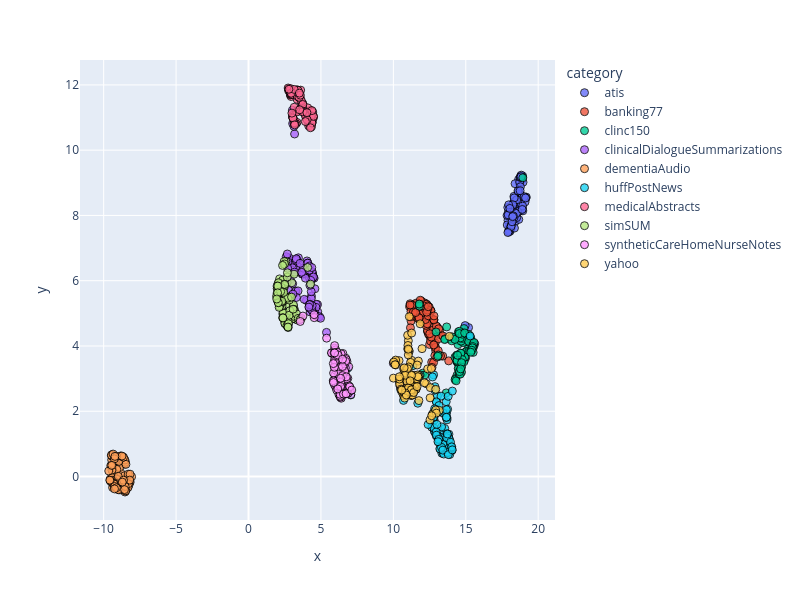

The code cell stored with this chart in its notebook:
### Code cell
dimensionality_reduction_plots(file_paths="./outputsTest/*/mean_model_zero_shot_classification.csv")

### Figure 1 — Plotly figure (JSON) as saved in the notebook; plotly's stock layout.template omitted (floating-point values rounded to 4 significant figures)
{"data": [{"customdata": [["atis_199"], ["atis_12"], ["atis_115"], ["atis_276"], ["atis_188"], ["atis_137"], ["atis_177"], ["atis_106"], ["atis_100"], ["atis_267"], ["atis_112"], ["atis_126"], ["atis_120"], ["atis_239"], ["atis_101"], ["atis_153"], ["atis_13"], ["atis_101"], ["atis_136"], ["atis_212"], ["atis_230"], ["atis_112"], ["atis_122"], ["atis_156"], ["atis_232"], ["atis_3"], ["atis_171"], ["atis_187"], ["atis_151"], ["atis_10"], ["atis_154"], ["atis_425"], ["atis_185"], ["atis_25"], ["atis_148"], ["atis_134"], ["atis_188"], ["atis_193"], ["atis_129"], ["atis_109"], ["atis_180"], ["atis_275"], ["atis_124"], ["atis_10"], ["atis_210"], ["atis_118"], ["atis_206"], ["atis_138"], ["atis_15"], ["atis_227"], ["atis_13"], ["atis_218"], ["atis_20"], ["atis_150"], ["atis_110"], ["atis_164"], ["atis_116"], ["atis_152"], ["atis_132"], ["atis_144"], ["atis_128"], ["atis_117"], ["atis_217"], ["atis_17"], ["atis_168"], ["atis_15"], ["atis_10"], ["atis_100"], ["atis_130"], ["atis_111"], ["atis_150"], ["atis_544"], ["atis_145"], ["atis_108"], ["atis_270"], ["atis_209"], ["atis_118"], ["atis_117"], ["atis_304"], ["atis_128"], ["atis_101"], ["atis_210"], ["atis_204"], ["atis_157"], ["atis_11"], ["atis_268"], ["atis_116"], ["atis_148"], ["atis_112"], ["atis_198"], ["atis_125"], ["atis_0"], ["atis_128"], ["atis_129"], ["atis_199"], ["atis_105"], ["atis_257"], ["atis_108"], ["atis_153"], ["atis_11"]], "hovertemplate": "category=atis<br>x=%{x}<br>y=%{y}<br>doc_id=%{customdata[0]}<extra></extra>", "legendgroup": "atis", "marker": {"color": "#636efa", "line": {"color": "black", "width": 1}, "opacity": 0.8, "size": 8, "symbol": "circle"}, "mode": "markers", "name": "atis", "orientation": "v", "showlegend": true, "type": "scatter", "x": [19.17, 17.94, 18.05, 18.79, 18.84, 18.24, 18.72, 18.25, 18.42, 18.02, 19.15, 18.74, 18.65, 18.0, 18.72, 18.89, 18.78, 18.88, 18.52, 18.65, 17.92, 18.94, 18.85, 17.87, 18.47, 15.62, 18.89, 18.14, 18.9, 18.7, 18.32, 18.63, 18.74, 18.64, 18.13, 18.8, 18.81, 17.94, 18.41, 18.54, 18.44, 18.4, 18.89, 18.74, 18.03, 18.88, 18.33, 18.82, 18.3, 15.19, 18.11, 18.93, 18.86, 18.09, 18.66, 18.79, 18.95, 18.72, 18.62, 14.96, 18.36, 18.77, 18.62, 18.78, 18.15, 19.09, 19.03, 18.77, 18.92, 17.95, 18.13, 18.07, 18.85, 17.91, 18.36, 18.51, 18.34, 18.51, 17.85, 18.6, 18.34, 18.58, 18.34, 19.13, 18.83, 18.09, 18.33, 18.49, 18.9, 17.9, 18.75, 18.78, 18.2, 17.93, 18.25, 17.96, 18.28, 18.04, 18.24, 18.82], "xaxis": "x", "y": [8.562, 7.995, 7.511, 9.207, 8.282, 8.346, 8.661, 8.071, 8.433, 7.685, 8.531, 8.137, 8.728, 7.57, 9.051, 8.488, 8.618, 9.169, 8.046, 9.103, 7.848, 8.141, 8.249, 7.709, 8.227, 4.067, 9.099, 7.998, 8.212, 8.984, 7.895, 8.719, 8.475, 8.48, 7.597, 9.151, 8.464, 8.108, 7.817, 8.488, 8.259, 8.973, 8.582, 8.28, 7.538, 8.548, 8.585, 9.188, 8.39, 4.564, 7.664, 9.206, 9.192, 8.009, 7.878, 8.465, 9.018, 9.025, 8.364, 4.624, 7.613, 8.879, 8.409, 8.369, 7.707, 8.414, 8.574, 9.174, 8.286, 7.503, 7.658, 8.066, 9.178, 7.476, 8.426, 8.478, 8.537, 7.933, 7.999, 8.752, 8.11, 8.114, 8.089, 8.536, 9.234, 8.191, 7.939, 8.06, 8.182, 8.246, 8.757, 9.165, 7.807, 8.018, 8.327, 8.324, 7.987, 8.214, 7.963, 9.186], "yaxis": "y"}, {"customdata": [["atis_303"], ["atis_171"], ["atis_196"], ["atis_294"], ["atis_199"], ["atis_146"], ["atis_243"], ["atis_116"], ["atis_119"], ["atis_297"], ["atis_275"], ["atis_159"], ["atis_299"], ["atis_245"], ["atis_146"], ["atis_194"], ["atis_143"], ["atis_170"], ["atis_15"], ["atis_283"], ["atis_234"], ["atis_220"], ["atis_222"], ["atis_211"], ["atis_410"], ["atis_343"], ["atis_196"], ["atis_252"], ["atis_166"], ["atis_271"], ["atis_223"], ["atis_475"], ["atis_216"], ["atis_289"], ["atis_15"], ["atis_15"], ["atis_239"], ["atis_372"], ["atis_185"], ["atis_22"], ["atis_236"], ["atis_276"], ["atis_130"], ["atis_133"], ["atis_249"], ["atis_155"], ["atis_249"], ["atis_176"], ["atis_249"], ["atis_257"], ["atis_168"], ["atis_290"], ["atis_27"], ["atis_200"], ["atis_215"], ["atis_18"], ["atis_146"], ["atis_158"], ["atis_151"], ["atis_189"], ["atis_225"], ["atis_233"], ["atis_255"], ["atis_239"], ["atis_221"], ["atis_161"], ["atis_126"], ["atis_148"], ["atis_154"], ["atis_118"], ["atis_297"], ["atis_586"], ["atis_195"], ["atis_128"], ["atis_303"], ["atis_305"], ["atis_283"], ["atis_169"], ["atis_314"], ["atis_196"], ["atis_246"], ["atis_259"], ["atis_271"], ["atis_182"], ["atis_380"], ["atis_330"], ["atis_173"], ["atis_383"], ["atis_359"], ["atis_334"], ["atis_136"], ["atis_134"], ["atis_158"], ["atis_144"], ["atis_216"], ["atis_208"], ["atis_271"], ["atis_166"], ["atis_211"], ["atis_24"]], "hovertemplate": "category=banking77<br>x=%{x}<br>y=%{y}<br>doc_id=%{customdata[0]}<extra></extra>", "legendgroup": "banking77", "marker": {"color": "#EF553B", "line": {"color": "black", "width": 1}, "opacity": 0.8, "size": 8, "symbol": "circle"}, "mode": "markers", "name": "banking77", "orientation": "v", "showlegend": true, "type": "scatter", "x": [11.27, 12.49, 12.55, 11.83, 12.66, 11.76, 12.42, 12.5, 11.45, 11.21, 11.22, 12.35, 11.53, 11.3, 12.47, 12.35, 12.39, 12.56, 12.6, 12.78, 11.12, 12.14, 11.61, 11.22, 13.01, 11.51, 13.41, 12.04, 12.6, 12.53, 12.87, 11.43, 12.57, 12.28, 11.92, 12.89, 11.18, 11.21, 12.91, 13.93, 12.21, 12.43, 11.58, 11.47, 11.16, 12.09, 12.48, 12.8, 12.63, 12.04, 13.28, 12.91, 12.37, 12.31, 12.86, 11.96, 12.59, 12.65, 12.78, 12.08, 13.82, 11.51, 12.67, 12.78, 12.75, 14.52, 11.53, 11.7, 13.2, 13.12, 12.96, 12.79, 11.95, 12.26, 12.34, 12.22, 11.29, 11.59, 12.21, 11.79, 13.1, 12.41, 12.35, 11.77, 11.84, 13.01, 13.26, 13.41, 12.14, 12.8, 11.86, 11.38, 11.83, 11.15, 12.51, 12.3, 11.54, 13.13, 12.79, 12.41], "xaxis": "x", "y": [5.179, 5.101, 4.899, 5.247, 4.205, 5.051, 4.405, 4.046, 5.102, 5.223, 4.765, 5.251, 4.993, 5.253, 4.351, 4.46, 5.103, 4.248, 4.796, 4.285, 5.202, 5.322, 4.871, 5.056, 4.589, 5.148, 3.689, 5.103, 5.083, 4.588, 3.993, 5.265, 4.15, 5.286, 5.378, 4.092, 4.557, 4.895, 3.873, 4.228, 4.762, 4.361, 5.315, 5.216, 5.294, 4.94, 5.193, 4.798, 4.271, 5.023, 4.332, 3.954, 4.464, 4.675, 3.705, 4.741, 5.079, 3.504, 3.494, 5.185, 3.543, 5.054, 3.343, 4.805, 4.487, 3.314, 5.073, 4.838, 4.479, 4.224, 4.614, 4.801, 5.279, 4.63, 4.681, 4.81, 5.251, 4.969, 5.274, 4.845, 3.855, 4.926, 5.105, 4.866, 5.22, 3.656, 3.693, 4.31, 5.221, 4.921, 5.403, 5.038, 5.278, 5.253, 4.376, 5.038, 5.024, 4.526, 4.031, 5.204], "yaxis": "y"}, {"customdata": [["atis_356"], ["atis_200"], ["atis_317"], ["atis_361"], ["atis_220"], ["atis_246"], ["atis_305"], ["atis_122"], ["atis_220"], ["atis_520"], ["atis_297"], ["atis_181"], ["atis_309"], ["atis_378"], ["atis_247"], ["atis_234"], ["atis_189"], ["atis_226"], ["atis_156"], ["atis_34"], ["atis_253"], ["atis_299"], ["atis_290"], ["atis_252"], ["atis_418"], ["atis_360"], ["atis_256"], ["atis_320"], ["atis_315"], ["atis_28"], ["atis_249"], ["atis_559"], ["atis_251"], ["atis_297"], ["atis_305"], ["atis_20"], ["atis_426"], ["atis_376"], ["atis_233"], ["atis_220"], ["atis_256"], ["atis_279"], ["atis_164"], ["atis_298"], ["atis_270"], ["atis_185"], ["atis_251"], ["atis_280"], ["atis_368"], ["atis_265"], ["atis_201"], ["atis_436"], ["atis_337"], ["atis_273"], ["atis_394"], ["atis_220"], ["atis_32"], ["atis_18"], ["atis_242"], ["atis_229"], ["atis_292"], ["atis_261"], ["atis_317"], ["atis_274"], ["atis_277"], ["atis_207"], ["atis_141"], ["atis_268"], ["atis_165"], ["atis_191"], ["atis_318"], ["atis_642"], ["atis_369"], ["atis_155"], ["atis_347"], ["atis_344"], ["atis_487"], ["atis_174"], ["atis_321"], ["atis_230"], ["atis_274"], ["atis_372"], ["atis_282"], ["atis_2"], ["atis_405"], ["atis_349"], ["atis_209"], ["atis_395"], ["atis_389"], ["atis_389"], ["atis_258"], ["atis_200"], ["atis_197"], ["atis_239"], ["atis_230"], ["atis_240"], ["atis_325"], ["atis_223"], ["atis_286"], ["atis_259"]], "hovertemplate": "category=clinc150<br>x=%{x}<br>y=%{y}<br>doc_id=%{customdata[0]}<extra></extra>", "legendgroup": "clinc150", "marker": {"color": "#00cc96", "line": {"color": "black", "width": 1}, "opacity": 0.8, "size": 8, "symbol": "circle"}, "mode": "markers", "name": "clinc150", "orientation": "v", "showlegend": true, "type": "scatter", "x": [14.5, 15.42, 13.65, 14.53, 15.4, 14.3, 14.25, 14.39, 18.94, 14.99, 14.43, 14.48, 15.2, 15.33, 12.03, 14.46, 14.29, 14.47, 15.1, 14.5, 14.26, 15.52, 14.88, 15.3, 14.37, 15.2, 14.6, 14.86, 15.22, 14.89, 15.24, 14.57, 14.86, 14.88, 14.82, 14.56, 15.07, 15.16, 14.29, 14.71, 14.33, 15.01, 14.7, 14.63, 14.65, 14.49, 14.38, 14.68, 14.71, 15.25, 13.57, 14.41, 15.54, 11.81, 14.68, 12.16, 15.49, 14.75, 14.77, 14.62, 11.78, 15.49, 14.55, 15.24, 13.68, 15.2, 14.48, 13.54, 15.51, 14.57, 15.57, 15.35, 14.63, 14.03, 15.47, 14.54, 14.9, 14.05, 14.25, 14.38, 14.94, 15.46, 15.51, 14.64, 15.41, 14.66, 12.95, 14.76, 15.34, 14.4, 14.62, 14.55, 13.11, 14.76, 14.92, 14.57, 14.44, 14.71, 13.07, 14.65], "xaxis": "x", "y": [4.188, 4.139, 2.561, 3.234, 4.011, 4.209, 3.655, 3.102, 9.154, 3.639, 3.487, 4.169, 4.271, 4.259, 3.168, 4.043, 2.999, 3.686, 4.346, 3.462, 2.967, 4.079, 4.534, 4.267, 3.674, 4.355, 3.728, 4.133, 4.229, 3.565, 3.836, 3.238, 4.252, 3.517, 4.102, 3.174, 3.833, 3.908, 4.261, 3.199, 2.933, 3.827, 4.411, 3.403, 3.331, 4.431, 3.72, 3.539, 3.355, 4.271, 4.219, 3.528, 3.978, 5.218, 4.148, 3.108, 3.974, 4.295, 4.232, 4.245, 5.286, 4.087, 4.451, 3.864, 4.584, 4.137, 3.306, 4.197, 4.037, 3.212, 4.105, 3.869, 3.688, 4.158, 3.986, 3.141, 3.653, 4.279, 4.201, 3.531, 3.659, 3.943, 3.804, 3.781, 3.869, 3.778, 4.429, 4.36, 3.809, 3.56, 3.136, 4.382, 3.722, 3.586, 4.399, 3.213, 3.716, 3.489, 3.685, 3.297], "yaxis": "y"}, {"customdata": [["atis_36"], ["atis_223"], ["atis_421"], ["atis_394"], ["atis_24"], ["atis_385"], ["atis_316"], ["atis_187"], ["atis_313"], ["atis_547"], ["atis_337"], ["atis_227"], ["atis_324"], ["atis_463"], ["atis_361"], ["atis_294"], ["atis_206"], ["atis_28"], ["atis_239"], ["atis_39"], ["atis_261"], ["atis_313"], ["atis_457"], ["atis_360"], ["atis_453"], ["atis_398"], ["atis_430"], ["atis_324"], ["atis_357"], ["atis_335"], ["atis_269"], ["atis_562"], ["atis_26"], ["atis_409"], ["atis_32"], ["atis_241"], ["atis_488"], ["atis_407"], ["atis_447"], ["atis_235"], ["atis_292"], ["atis_303"], ["atis_252"], ["atis_347"], ["atis_386"], ["atis_325"], ["atis_311"], ["atis_437"], ["atis_417"], ["atis_356"], ["atis_210"], ["atis_455"], ["atis_404"], ["atis_336"], ["atis_396"], ["atis_239"], ["atis_42"], ["atis_379"], ["atis_38"], ["atis_317"], ["atis_338"], ["atis_304"], ["atis_454"], ["atis_300"], ["atis_304"], ["atis_254"], ["atis_237"], ["atis_345"], ["atis_188"], ["atis_246"], ["atis_389"], ["atis_645"], ["atis_407"], ["atis_21"], ["atis_355"], ["atis_367"], ["atis_488"], ["atis_318"], ["atis_334"], ["atis_276"], ["atis_427"], ["atis_412"], ["atis_302"], ["atis_27"], ["atis_441"], ["atis_397"], ["atis_276"], ["atis_468"], ["atis_430"], ["atis_398"], ["atis_310"], ["atis_213"], ["atis_224"], ["atis_381"], ["atis_237"], ["atis_288"], ["atis_338"], ["atis_326"], ["atis_300"], ["atis_337"]], "hovertemplate": "category=clinicalDialogueSummarizations<br>x=%{x}<br>y=%{y}<br>doc_id=%{customdata[0]}<extra></extra>", "legendgroup": "clinicalDialogueSummarizations", "marker": {"color": "#ab63fa", "line": {"color": "black", "width": 1}, "opacity": 0.8, "size": 8, "symbol": "circle"}, "mode": "markers", "name": "clinicalDialogueSummarizations", "orientation": "v", "showlegend": true, "type": "scatter", "x": [3.227, 3.162, 2.751, 2.718, 4.056, 3.248, 4.171, 3.699, 4.765, 4.465, 4.44, 4.778, 3.47, 4.417, 3.221, 4.2, 4.346, 3.237, 3.228, 4.559, 2.823, 4.472, 4.283, 4.376, 4.259, 2.882, 4.659, 4.529, 2.604, 4.01, 3.331, 4.003, 3.181, 2.733, 3.049, 3.445, 4.387, 3.159, 4.346, 4.407, 3.39, 4.058, 4.685, 3.848, 3.171, 4.218, 4.657, 4.333, 2.714, 4.381, 3.721, 3.137, 3.329, 4.379, 3.029, 3.286, 4.83, 3.261, 3.031, 4.581, 2.703, 4.039, 3.804, 4.473, 3.826, 4.386, 5.386, 3.419, 3.182, 4.395, 3.732, 4.088, 4.215, 3.293, 4.086, 4.206, 4.272, 4.358, 2.68, 4.331, 3.047, 4.24, 3.784, 3.307, 9.995, 4.904, 4.199, 4.484, 4.395, 4.368, 4.294, 4.22, 3.558, 2.665, 3.927, 4.168, 3.671, 3.065, 4.972, 4.237], "xaxis": "x", "y": [6.619, 6.537, 6.648, 6.682, 6.486, 6.436, 6.118, 6.204, 5.27, 5.088, 6.162, 5.048, 6.492, 6.223, 6.583, 5.211, 5.523, 6.597, 5.639, 5.025, 6.694, 6.1, 5.268, 6.243, 5.042, 6.038, 4.924, 6.079, 6.734, 6.468, 6.656, 5.397, 10.5, 5.743, 5.906, 6.701, 5.24, 6.34, 6.245, 6.1, 6.435, 6.467, 5.276, 5.429, 6.551, 5.158, 5.185, 5.45, 6.569, 6.224, 6.28, 10.73, 6.642, 6.047, 11.22, 6.626, 4.886, 5.68, 6.394, 5.752, 6.379, 6.606, 6.269, 5.011, 6.203, 6.082, 4.417, 5.688, 6.263, 6.278, 6.208, 6.541, 5.272, 6.673, 6.537, 6.45, 5.27, 5.108, 6.818, 5.663, 10.82, 5.264, 6.385, 5.488, 3.473, 4.896, 6.323, 6.113, 5.232, 6.403, 6.012, 5.267, 6.531, 5.94, 6.078, 5.19, 6.257, 5.59, 4.85, 5.859], "yaxis": "y"}, {"customdata": [["atis_405"], ["atis_232"], ["atis_424"], ["atis_402"], ["atis_364"], ["atis_416"], ["atis_365"], ["atis_288"], ["atis_316"], ["atis_553"], ["atis_403"], ["atis_380"], ["atis_329"], ["atis_488"], ["atis_364"], ["atis_386"], ["atis_284"], ["atis_280"], ["atis_392"], ["atis_428"], ["atis_447"], ["atis_441"], ["atis_474"], ["atis_510"], ["atis_467"], ["atis_512"], ["atis_44"], ["atis_338"], ["atis_537"], ["atis_405"], ["atis_325"], ["atis_57"], ["atis_298"], ["atis_455"], ["atis_424"], ["atis_473"], ["atis_514"], ["atis_448"], ["atis_46"], ["atis_280"], ["atis_420"], ["atis_316"], ["atis_352"], ["atis_479"], ["atis_397"], ["atis_391"], ["atis_456"], ["atis_525"], ["atis_554"], ["atis_383"], ["atis_32"], ["atis_513"], ["atis_407"], ["atis_348"], ["atis_428"], ["atis_244"], ["atis_490"], ["atis_41"], ["atis_525"], ["atis_523"], ["atis_351"], ["atis_334"], ["atis_464"], ["atis_421"], ["atis_320"], ["atis_278"], ["atis_386"], ["atis_351"], ["atis_228"], ["atis_289"], ["atis_563"], ["atis_646"], ["atis_451"], ["atis_381"], ["atis_368"], ["atis_400"], ["atis_526"], ["atis_360"], ["atis_401"], ["atis_478"], ["atis_469"], ["atis_422"], ["atis_353"], ["atis_279"], ["atis_467"], ["atis_503"], ["atis_285"], ["atis_469"], ["atis_465"], ["atis_494"], ["atis_516"], ["atis_264"], ["atis_243"], ["atis_392"], ["atis_250"], ["atis_325"], ["atis_454"], ["atis_403"], ["atis_34"], ["atis_388"]], "hovertemplate": "category=dementiaAudio<br>x=%{x}<br>y=%{y}<br>doc_id=%{customdata[0]}<extra></extra>", "legendgroup": "dementiaAudio", "marker": {"color": "#FFA15A", "line": {"color": "black", "width": 1}, "opacity": 0.8, "size": 8, "symbol": "circle"}, "mode": "markers", "name": "dementiaAudio", "orientation": "v", "showlegend": true, "type": "scatter", "x": [-9.43, -9.12, -8.36, -8.217, -8.833, -9.3, -8.333, -8.67, -9.32, -9.449, -9.134, -9.53, -9.262, -8.731, -8.83, -8.267, -8.856, -8.556, -8.724, -8.404, -8.907, -9.35, -8.262, -9.159, -9.405, -9.448, -8.527, -9.255, -9.431, -9.516, -8.546, -9.431, -8.784, -8.904, -9.47, -8.754, -9.037, -8.652, -8.593, -8.17, -8.433, -8.944, -9.465, -9.092, -9.164, -9.384, -8.568, -9.316, -9.283, -8.847, -8.271, -8.257, -9.451, -8.515, -8.662, -9.377, -8.32, -8.506, -9.368, -8.531, -8.884, -8.939, -8.937, -8.491, -8.29, -8.071, -8.871, -9.114, -9.03, -8.305, -9.287, -9.349, -8.177, -8.604, -9.301, -8.463, -9.097, -8.197, -9.544, -9.431, -8.823, -8.631, -8.995, -9.101, -9.263, -9.578, -9.238, -8.736, -9.511, -8.989, -9.223, -9.121, -8.475, -9.649, -8.517, -8.626, -9.439, -8.716, -8.562, -9.253], "xaxis": "x", "y": [0.6292, 0.2504, -0.3327, -0.1836, 0.5296, -0.1428, -0.1785, 0.5181, 0.1233, -0.1383, -0.03057, -0.0648, 0.6157, -0.3516, 0.1195, -0.2138, 0.4758, 0.3806, 0.4932, -0.3465, 0.5634, -0.1423, -0.06788, -0.2554, -0.03094, 0.5107, -0.4744, -0.3052, 0.6685, -0.1487, -0.3259, 0.6263, 0.5696, 0.2724, 0.6509, -0.3799, -0.2974, 0.5836, -0.2713, -0.1709, -0.07895, -0.1855, 0.3217, -0.08068, -0.2308, -0.336, 0.02213, -0.1205, -0.3028, 0.6173, -0.1379, -0.2635, -0.1733, 0.4492, 0.4775, 0.2689, -0.3384, 0.4324, 0.3403, 0.5072, -0.2845, 0.4628, -0.3466, -0.4452, -0.2204, -0.006343, -0.4099, -0.1826, -0.3849, 0.07308, -0.2178, 0.6885, 0.07233, -0.2291, -0.2255, 0.3726, 0.2186, -0.1097, -0.121, 0.1961, 0.6302, 0.5922, 0.006042, 0.6176, 0.5394, -0.1109, -0.3055, 0.6273, 0.3328, -0.4059, 0.6165, -0.3448, -0.4337, 0.1701, -0.304, -0.1122, 0.3423, -0.1718, -0.4016, -0.3799], "yaxis": "y"}, {"customdata": [["atis_434"], ["atis_29"], ["atis_510"], ["atis_407"], ["atis_392"], ["atis_641"], ["atis_455"], ["atis_305"], ["atis_432"], ["atis_578"], ["atis_413"], ["atis_46"], ["atis_34"], ["atis_52"], ["atis_368"], ["atis_445"], ["atis_345"], ["atis_338"], ["atis_487"], ["atis_438"], ["atis_493"], ["atis_493"], ["atis_486"], ["atis_523"], ["atis_620"], ["atis_518"], ["atis_443"], ["atis_541"], ["atis_612"], ["atis_460"], ["atis_392"], ["atis_587"], ["atis_307"], ["atis_482"], ["atis_466"], ["atis_504"], ["atis_54"], ["atis_478"], ["atis_481"], ["atis_338"], ["atis_443"], ["atis_323"], ["atis_388"], ["atis_533"], ["atis_505"], ["atis_543"], ["atis_50"], ["atis_547"], ["atis_577"], ["atis_405"], ["atis_356"], ["atis_538"], ["atis_408"], ["atis_392"], ["atis_490"], ["atis_374"], ["atis_543"], ["atis_422"], ["atis_577"], ["atis_529"], ["atis_410"], ["atis_424"], ["atis_470"], ["atis_471"], ["atis_382"], ["atis_335"], ["atis_458"], ["atis_410"], ["atis_258"], ["atis_293"], ["atis_567"], ["atis_692"], ["atis_475"], ["atis_384"], ["atis_375"], ["atis_607"], ["atis_538"], ["atis_399"], ["atis_48"], ["atis_546"], ["atis_495"], ["atis_462"], ["atis_507"], ["atis_425"], ["atis_552"], ["atis_524"], ["atis_360"], ["atis_545"], ["atis_472"], ["atis_511"], ["atis_602"], ["atis_294"], ["atis_369"], ["atis_469"], ["atis_327"], ["atis_389"], ["atis_476"], ["atis_443"], ["atis_350"], ["atis_391"]], "hovertemplate": "category=huffPostNews<br>x=%{x}<br>y=%{y}<br>doc_id=%{customdata[0]}<extra></extra>", "legendgroup": "huffPostNews", "marker": {"color": "#19d3f3", "line": {"color": "black", "width": 1}, "opacity": 0.8, "size": 8, "symbol": "circle"}, "mode": "markers", "name": "huffPostNews", "orientation": "v", "showlegend": true, "type": "scatter", "x": [14.02, 13.67, 13.35, 13.36, 13.84, 13.71, 13.02, 13.78, 12.99, 13.27, 13.15, 14.04, 13.17, 13.27, 13.67, 13.8, 13.04, 13.78, 13.55, 11.69, 13.7, 13.65, 13.9, 13.1, 10.5, 13.13, 13.29, 14.01, 12.87, 12.82, 13.62, 13.74, 11.35, 13.79, 12.66, 12.83, 13.75, 12.78, 12.97, 11.85, 13.53, 12.81, 13.44, 6.853, 13.42, 13.95, 13.72, 13.2, 12.87, 13.67, 13.06, 13.33, 13.7, 13.48, 13.12, 14.03, 12.96, 12.8, 15.3, 13.42, 13.24, 13.66, 13.75, 13.78, 7.057, 13.7, 12.76, 13.15, 13.21, 13.87, 10.7, 13.32, 13.84, 14.0, 11.4, 14.07, 12.4, 13.85, 12.7, 12.96, 12.87, 11.22, 13.65, 13.76, 12.97, 12.85, 13.42, 13.67, 13.69, 13.95, 14.03, 13.8, 13.14, 12.86, 14.07, 13.73, 13.08, 12.77, 13.01, 13.12], "xaxis": "x", "y": [0.7986, 1.136, 0.7142, 1.344, 1.296, 1.794, 1.272, 1.167, 2.283, 1.095, 2.019, 0.8016, 1.093, 1.032, 1.938, 0.989, 2.471, 1.223, 1.473, 2.246, 1.306, 2.293, 0.6737, 2.001, 2.672, 1.057, 2.464, 0.7998, 2.754, 1.727, 1.925, 0.8484, 3.395, 2.457, 1.509, 1.394, 2.061, 3.117, 1.239, 3.113, 1.11, 1.82, 1.944, 3.321, 0.7291, 0.9525, 1.281, 1.215, 1.346, 0.8528, 1.225, 1.52, 0.9823, 0.6894, 1.17, 0.8649, 2.288, 1.486, 4.306, 0.9871, 0.844, 2.048, 1.235, 0.7495, 2.5, 1.737, 1.942, 2.174, 0.8491, 1.139, 2.332, 0.8947, 0.8735, 0.8913, 2.595, 2.618, 1.593, 1.155, 3.051, 1.367, 2.649, 2.55, 1.814, 0.7333, 1.266, 2.074, 0.8085, 1.814, 1.189, 1.05, 0.9083, 0.6717, 1.139, 1.992, 0.8163, 1.303, 1.067, 1.82, 1.596, 1.973], "yaxis": "y"}, {"customdata": [["atis_436"], ["atis_387"], ["atis_524"], ["atis_469"], ["atis_441"], ["atis_643"], ["atis_493"], ["atis_372"], ["atis_446"], ["atis_636"], ["atis_514"], ["atis_614"], ["atis_364"], ["atis_582"], ["atis_459"], ["atis_454"], ["atis_622"], ["atis_382"], ["atis_488"], ["atis_487"], ["atis_609"], ["atis_524"], ["atis_539"], ["atis_647"], ["atis_655"], ["atis_605"], ["atis_455"], ["atis_58"], ["atis_658"], ["atis_521"], ["atis_422"], ["atis_599"], ["atis_426"], ["atis_531"], ["atis_470"], ["atis_545"], ["atis_597"], ["atis_498"], ["atis_535"], ["atis_396"], ["atis_502"], ["atis_389"], ["atis_475"], ["atis_580"], ["atis_52"], ["atis_593"], ["atis_656"], ["atis_574"], ["atis_630"], ["atis_439"], ["atis_415"], ["atis_660"], ["atis_479"], ["atis_537"], ["atis_512"], ["atis_379"], ["atis_618"], ["atis_482"], ["atis_673"], ["atis_573"], ["atis_426"], ["atis_483"], ["atis_479"], ["atis_530"], ["atis_413"], ["atis_40"], ["atis_586"], ["atis_551"], ["atis_356"], ["atis_378"], ["atis_586"], ["atis_694"], ["atis_483"], ["atis_568"], ["atis_395"], ["atis_621"], ["atis_57"], ["atis_536"], ["atis_558"], ["atis_599"], ["atis_521"], ["atis_478"], ["atis_595"], ["atis_540"], ["atis_6"], ["atis_531"], ["atis_385"], ["atis_581"], ["atis_603"], ["atis_517"], ["atis_614"], ["atis_384"], ["atis_48"], ["atis_495"], ["atis_410"], ["atis_489"], ["atis_522"], ["atis_491"], ["atis_527"], ["atis_439"]], "hovertemplate": "category=medicalAbstracts<br>x=%{x}<br>y=%{y}<br>doc_id=%{customdata[0]}<extra></extra>", "legendgroup": "medicalAbstracts", "marker": {"color": "#FF6692", "line": {"color": "black", "width": 1}, "opacity": 0.8, "size": 8, "symbol": "circle"}, "mode": "markers", "name": "medicalAbstracts", "orientation": "v", "showlegend": true, "type": "scatter", "x": [4.313, 4.269, 3.395, 3.722, 2.886, 4.347, 3.664, 3.264, 2.945, 4.361, 3.378, 2.905, 4.35, 3.518, 4.28, 3.111, 3.266, 3.733, 2.836, 4.178, 4.246, 4.279, 3.388, 3.167, 4.128, 4.156, 3.6, 3.156, 4.297, 3.996, 2.881, 2.932, 2.765, 4.194, 3.807, 4.389, 3.756, 3.35, 4.5, 3.945, 3.457, 4.261, 4.207, 3.476, 3.588, 3.284, 3.358, 3.039, 4.268, 3.355, 4.087, 4.428, 3.186, 4.365, 2.738, 3.558, 3.055, 3.338, 4.394, 2.771, 3.366, 4.344, 2.926, 3.144, 3.049, 2.91, 2.815, 4.435, 2.839, 3.501, 3.022, 3.334, 3.07, 4.381, 4.338, 4.272, 3.916, 2.897, 4.48, 3.77, 4.049, 3.926, 3.65, 3.154, 4.379, 3.347, 3.486, 3.186, 3.749, 3.42, 2.995, 3.789, 2.944, 3.738, 4.033, 3.577, 3.153, 3.511, 3.531, 2.789], "xaxis": "x", "y": [10.83, 10.96, 11.73, 11.37, 11.69, 11.04, 11.44, 11.82, 11.64, 10.81, 11.21, 11.7, 10.89, 11.62, 10.82, 11.71, 11.7, 11.39, 11.83, 10.83, 10.84, 11.22, 11.76, 10.91, 10.87, 10.74, 11.84, 10.82, 10.89, 10.96, 11.81, 11.71, 11.87, 10.89, 11.16, 10.85, 11.42, 10.85, 11.02, 11.1, 11.62, 11.21, 10.81, 11.71, 11.54, 10.81, 11.56, 11.02, 10.99, 11.76, 11.3, 10.93, 10.82, 10.86, 11.91, 11.63, 11.07, 11.76, 11.13, 11.82, 11.85, 10.71, 11.8, 10.84, 11.01, 11.75, 11.83, 11.17, 11.82, 11.62, 11.7, 11.17, 10.98, 10.83, 11.06, 10.69, 11.06, 11.89, 11.03, 11.27, 10.93, 10.88, 11.52, 11.31, 11.21, 11.66, 11.62, 10.77, 11.4, 11.83, 11.14, 11.19, 11.74, 11.18, 11.15, 11.69, 11.86, 11.75, 11.24, 11.87], "yaxis": "y"}, {"customdata": [["atis_533"], ["atis_406"], ["atis_539"], ["atis_536"], ["atis_468"], ["atis_662"], ["atis_503"], ["atis_584"], ["atis_495"], ["atis_651"], ["atis_615"], ["atis_629"], ["atis_5"], ["atis_698"], ["atis_66"], ["atis_497"], ["atis_624"], ["atis_482"], ["atis_514"], ["atis_6"], ["atis_610"], ["atis_592"], ["atis_557"], ["atis_692"], ["atis_716"], ["atis_698"], ["atis_575"], ["atis_6"], ["atis_714"], ["atis_593"], ["atis_502"], ["atis_643"], ["atis_501"], ["atis_59"], ["atis_575"], ["atis_637"], ["atis_600"], ["atis_523"], ["atis_628"], ["atis_432"], ["atis_572"], ["atis_470"], ["atis_481"], ["atis_590"], ["atis_579"], ["atis_680"], ["atis_691"], ["atis_616"], ["atis_64"], ["atis_494"], ["atis_503"], ["atis_663"], ["atis_512"], ["atis_561"], ["atis_538"], ["atis_402"], ["atis_688"], ["atis_510"], ["atis_680"], ["atis_603"], ["atis_496"], ["atis_612"], ["atis_55"], ["atis_570"], ["atis_533"], ["atis_518"], ["atis_587"], ["atis_65"], ["atis_436"], ["atis_52"], ["atis_588"], ["atis_701"], ["atis_554"], ["atis_581"], ["atis_527"], ["atis_648"], ["atis_624"], ["atis_575"], ["atis_588"], ["atis_612"], ["atis_685"], ["atis_64"], ["atis_656"], ["atis_564"], ["atis_613"], ["atis_617"], ["atis_622"], ["atis_675"], ["atis_610"], ["atis_617"], ["atis_624"], ["atis_385"], ["atis_634"], ["atis_611"], ["atis_626"], ["atis_527"], ["atis_523"], ["atis_558"], ["atis_645"], ["atis_50"]], "hovertemplate": "category=simSUM<br>x=%{x}<br>y=%{y}<br>doc_id=%{customdata[0]}<extra></extra>", "legendgroup": "simSUM", "marker": {"color": "#B6E880", "line": {"color": "black", "width": 1}, "opacity": 0.8, "size": 8, "symbol": "circle"}, "mode": "markers", "name": "simSUM", "orientation": "v", "showlegend": true, "type": "scatter", "x": [2.576, 2.402, 3.323, 3.086, 2.145, 2.168, 2.373, 2.454, 2.666, 2.397, 4.083, 4.284, 2.714, 3.329, 2.437, 2.549, 2.445, 2.355, 2.431, 2.615, 2.734, 3.108, 2.465, 3.215, 2.251, 3.139, 2.723, 2.462, 2.49, 3.033, 3.395, 2.502, 2.344, 2.04, 2.388, 3.174, 2.042, 2.028, 3.134, 2.488, 2.886, 2.997, 2.24, 2.144, 2.691, 2.063, 2.098, 2.425, 2.989, 2.358, 2.51, 2.66, 3.137, 2.383, 2.752, 2.313, 2.24, 2.845, 2.145, 2.85, 2.805, 1.979, 2.148, 3.32, 3.429, 2.351, 2.758, 2.115, 2.519, 2.108, 2.737, 2.815, 3.651, 2.672, 2.371, 2.688, 2.533, 3.077, 2.357, 2.383, 2.601, 2.069, 2.713, 1.974, 2.262, 1.971, 2.341, 2.082, 1.936, 2.432, 2.496, 2.218, 2.724, 3.558, 2.027, 2.304, 2.97, 2.055, 2.007, 1.951], "xaxis": "x", "y": [6.587, 5.841, 4.836, 5.225, 6.055, 5.373, 4.98, 5.027, 4.633, 5.888, 6.406, 5.895, 4.79, 4.845, 5.438, 4.683, 6.504, 6.017, 4.863, 5.275, 4.648, 5.259, 5.886, 4.823, 5.655, 6.199, 4.714, 6.59, 4.753, 4.882, 4.793, 5.845, 5.452, 5.912, 5.019, 5.115, 5.604, 5.359, 5.104, 6.512, 4.933, 4.826, 5.307, 5.578, 4.599, 5.753, 5.615, 5.758, 5.937, 5.706, 4.688, 4.628, 4.909, 5.355, 4.748, 5.223, 5.298, 5.492, 5.531, 5.082, 4.941, 5.76, 5.219, 4.983, 4.846, 6.469, 4.681, 5.184, 5.479, 5.618, 4.565, 5.408, 4.845, 6.109, 5.417, 6.244, 5.489, 5.127, 4.867, 4.859, 5.501, 5.94, 5.465, 5.618, 5.798, 5.835, 5.663, 5.338, 5.52, 5.64, 5.886, 5.668, 4.581, 4.81, 5.839, 5.37, 5.498, 5.325, 5.631, 5.439], "yaxis": "y"}, {"customdata": [["atis_536"], ["atis_43"], ["atis_570"], ["atis_660"], ["atis_662"], ["atis_712"], ["atis_504"], ["atis_672"], ["atis_510"], ["atis_83"], ["atis_73"], ["atis_64"], ["atis_536"], ["atis_78"], ["atis_693"], ["atis_5"], ["atis_675"], ["atis_705"], ["atis_663"], ["atis_685"], ["atis_650"], ["atis_604"], ["atis_558"], ["atis_7"], ["atis_9"], ["atis_78"], ["atis_673"], ["atis_668"], ["atis_717"], ["atis_602"], ["atis_592"], ["atis_677"], ["atis_562"], ["atis_66"], ["atis_636"], ["atis_655"], ["atis_619"], ["atis_638"], ["atis_638"], ["atis_433"], ["atis_591"], ["atis_699"], ["atis_519"], ["atis_602"], ["atis_647"], ["atis_708"], ["atis_90"], ["atis_655"], ["atis_69"], ["atis_623"], ["atis_657"], ["atis_688"], ["atis_519"], ["atis_619"], ["atis_565"], ["atis_461"], ["atis_711"], ["atis_553"], ["atis_685"], ["atis_61"], ["atis_555"], ["atis_638"], ["atis_560"], ["atis_618"], ["atis_697"], ["atis_537"], ["atis_606"], ["atis_696"], ["atis_685"], ["atis_529"], ["atis_66"], ["atis_71"], ["atis_594"], ["atis_601"], ["atis_569"], ["atis_660"], ["atis_77"], ["atis_58"], ["atis_713"], ["atis_666"], ["atis_687"], ["atis_695"], ["atis_67"], ["atis_642"], ["atis_648"], ["atis_646"], ["atis_706"], ["atis_70"], ["atis_640"], ["atis_712"], ["atis_706"], ["atis_604"], ["atis_649"], ["atis_629"], ["atis_662"], ["atis_622"], ["atis_556"], ["atis_616"], ["atis_663"], ["atis_530"]], "hovertemplate": "category=syntheticCareHomeNurseNotes<br>x=%{x}<br>y=%{y}<br>doc_id=%{customdata[0]}<extra></extra>", "legendgroup": "syntheticCareHomeNurseNotes", "marker": {"color": "#FF97FF", "line": {"color": "black", "width": 1}, "opacity": 0.8, "size": 8, "symbol": "circle"}, "mode": "markers", "name": "syntheticCareHomeNurseNotes", "orientation": "v", "showlegend": true, "type": "scatter", "x": [6.206, 6.745, 6.237, 7.066, 6.317, 6.797, 6.96, 10.46, 6.001, 5.967, 6.922, 3.755, 6.82, 5.884, 6.728, 6.686, 6.591, 6.676, 6.026, 6.51, 5.892, 6.026, 6.704, 6.551, 5.769, 6.272, 5.764, 6.026, 6.565, 6.804, 6.09, 5.872, 6.346, 6.608, 6.051, 6.855, 6.406, 6.636, 6.546, 6.775, 6.026, 7.021, 6.473, 6.87, 6.751, 6.4, 6.689, 5.723, 5.947, 5.936, 6.218, 5.951, 6.352, 5.392, 6.033, 6.867, 6.232, 6.495, 6.919, 5.921, 6.401, 6.707, 6.046, 5.934, 6.023, 6.356, 6.09, 6.358, 6.944, 5.946, 5.874, 6.392, 6.489, 5.988, 6.375, 6.158, 6.991, 6.752, 6.324, 5.852, 5.93, 6.325, 6.123, 6.356, 5.856, 3.57, 4.538, 4.533, 6.118, 5.907, 6.185, 6.162, 6.778, 5.946, 6.557, 5.866, 6.734, 6.491, 6.356, 7.129], "xaxis": "x", "y": [2.658, 2.709, 2.517, 2.51, 2.461, 3.521, 2.722, 2.777, 2.785, 3.108, 3.362, 4.917, 2.547, 2.929, 2.594, 3.328, 2.695, 3.177, 3.257, 3.771, 3.821, 3.767, 3.629, 3.507, 3.772, 2.733, 3.785, 3.516, 3.36, 2.588, 3.707, 2.921, 2.432, 2.529, 2.822, 3.01, 3.624, 3.23, 2.918, 2.985, 2.842, 2.622, 3.549, 2.544, 3.581, 2.399, 2.731, 3.79, 2.936, 2.811, 3.325, 3.931, 3.026, 4.24, 2.737, 2.703, 3.138, 3.092, 2.726, 3.363, 2.573, 3.529, 3.815, 3.574, 3.88, 2.448, 2.646, 2.432, 2.776, 4.011, 3.17, 3.758, 3.371, 3.544, 2.896, 2.771, 2.748, 3.055, 2.462, 2.933, 3.348, 2.518, 3.692, 2.757, 3.461, 4.751, 4.868, 4.96, 3.808, 3.788, 3.721, 2.683, 2.551, 3.788, 2.525, 2.881, 2.535, 3.594, 3.01, 2.649], "yaxis": "y"}, {"customdata": [["atis_697"], ["atis_605"], ["atis_662"], ["atis_72"], ["atis_77"], ["atis_715"], ["atis_543"], ["atis_74"], ["atis_569"], ["atis_93"], ["atis_89"], ["atis_651"], ["atis_580"], ["atis_93"], ["atis_698"], ["atis_567"], ["atis_695"], ["atis_74"], ["atis_701"], ["atis_7"], ["atis_699"], ["atis_697"], ["atis_660"], ["atis_721"], ["atis_97"], ["atis_94"], ["atis_79"], ["atis_688"], ["atis_81"], ["atis_715"], ["atis_90"], ["atis_716"], ["atis_62"], ["atis_84"], ["atis_681"], ["atis_686"], ["atis_676"], ["atis_66"], ["atis_72"], ["atis_599"], ["atis_635"], ["atis_80"], ["atis_525"], ["atis_98"], ["atis_713"], ["atis_78"], ["atis_99"], ["atis_9"], ["atis_719"], ["atis_82"], ["atis_663"], ["atis_94"], ["atis_603"], ["atis_91"], ["atis_651"], ["atis_620"], ["atis_714"], ["atis_655"], ["atis_703"], ["atis_7"], ["atis_642"], ["atis_89"], ["atis_630"], ["atis_82"], ["atis_7"], ["atis_648"], ["atis_703"], ["atis_700"], ["atis_710"], ["atis_63"], ["atis_666"], ["atis_715"], ["atis_695"], ["atis_704"], ["atis_594"], ["atis_97"], ["atis_85"], ["atis_85"], ["atis_87"], ["atis_73"], ["atis_7"], ["atis_9"], ["atis_97"], ["atis_679"], ["atis_77"], ["atis_719"], ["atis_719"], ["atis_84"], ["atis_684"], ["atis_719"], ["atis_99"], ["atis_700"], ["atis_654"], ["atis_68"], ["atis_94"], ["atis_96"], ["atis_620"], ["atis_681"], ["atis_714"], ["atis_637"]], "hovertemplate": "category=yahoo<br>x=%{x}<br>y=%{y}<br>doc_id=%{customdata[0]}<extra></extra>", "legendgroup": "yahoo", "marker": {"color": "#FECB52", "line": {"color": "black", "width": 1}, "opacity": 0.8, "size": 8, "symbol": "circle"}, "mode": "markers", "name": "yahoo", "orientation": "v", "showlegend": true, "type": "scatter", "x": [11.26, 10.2, 10.55, 11.61, 10.48, 10.68, 11.73, 10.71, 11.57, 10.41, 11.79, 10.99, 10.69, 11.45, 11.55, 11.57, 12.7, 10.68, 11.36, 10.86, 11.24, 11.43, 12.28, 10.58, 11.32, 11.34, 12.55, 10.39, 11.18, 11.04, 12.53, 10.85, 12.54, 13.87, 11.1, 11.15, 11.76, 11.23, 10.09, 11.62, 12.37, 10.16, 10.01, 11.45, 11.14, 10.02, 11.1, 13.18, 10.73, 12.62, 11.85, 10.16, 11.33, 11.24, 12.15, 10.73, 10.96, 11.32, 11.01, 12.93, 11.01, 11.2, 12.92, 10.83, 10.95, 11.68, 12.97, 10.43, 11.74, 11.3, 11.19, 11.06, 10.99, 10.42, 11.98, 11.69, 11.07, 10.54, 10.12, 11.03, 10.94, 11.03, 10.84, 11.04, 10.97, 11.24, 10.82, 11.26, 11.26, 11.4, 10.83, 11.63, 11.64, 10.78, 10.42, 11.16, 10.89, 12.65, 10.75, 10.58], "xaxis": "x", "y": [3.56, 3.536, 2.98, 2.934, 2.969, 2.628, 3.537, 3.3, 2.674, 2.906, 3.093, 3.913, 2.496, 2.748, 2.68, 2.845, 1.911, 2.642, 2.608, 3.195, 2.486, 3.102, 2.843, 2.599, 2.623, 2.754, 2.724, 3.551, 3.496, 4.16, 1.735, 3.259, 2.411, 4.295, 3.834, 2.881, 2.326, 2.677, 3.481, 2.995, 3.297, 3.568, 3.015, 2.759, 2.509, 3.507, 4.899, 2.027, 2.467, 3.308, 4.68, 3.419, 2.661, 2.485, 2.873, 3.171, 2.69, 2.498, 4.016, 2.671, 2.974, 2.584, 2.041, 3.171, 2.733, 3.114, 1.943, 2.828, 3.049, 2.668, 3.129, 3.359, 4.328, 2.985, 3.918, 3.061, 3.867, 2.677, 3.426, 3.727, 2.918, 3.902, 2.652, 2.715, 3.306, 2.657, 3.103, 3.098, 4.396, 2.573, 2.561, 2.753, 3.416, 2.403, 3.057, 2.933, 2.498, 1.863, 3.329, 2.647], "yaxis": "y"}], "layout": {"height": 600, "legend": {"title": {"text": "category"}, "tracegroupgap": 0}, "margin": {"t": 60}, "width": 800, "xaxis": {"anchor": "y", "domain": [0, 1], "title": {"text": "x"}}, "yaxis": {"anchor": "x", "domain": [0, 1], "title": {"text": "y"}}}}
